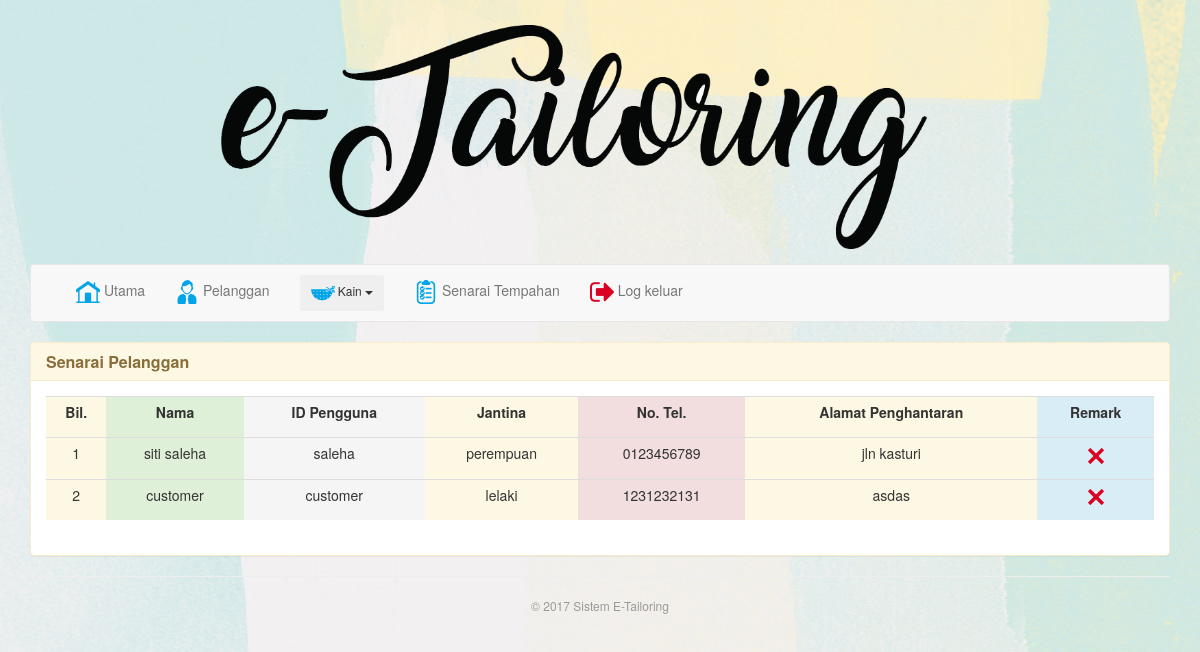
The page /manage_customer.php (signed in) on the database its author committed.
### tables this page shows
CREATE TABLE `user` (
  `id` int(11) NOT NULL AUTO_INCREMENT,
  `user_id` varchar(50) NOT NULL,
  `password` varchar(50) NOT NULL,
  `level` varchar(50) NOT NULL,
  PRIMARY KEY (`id`)
);

CREATE TABLE `customer` (
  `c_id` varchar(55) NOT NULL,
  `c_name` varchar(100) NOT NULL,
  `c_gender` varchar(55) NOT NULL,
  `c_phone` varchar(22) NOT NULL,
  `c_shipping` text NOT NULL,
  PRIMARY KEY (`c_id`)
);

### manage_customer.php (the view, shortened to what this page needs)
<!DOCTYPE html>
<html lang="en">
<head>
	<?php include "layout/css_&_script.php"; ?>
</head>
<?php
	if (empty($_SESSION[user_id]) AND empty($_SESSION[user_password]))
	{
	  echo "<center>Login Required!<br>";
	  echo "<a href=index.php><b>LOGIN</b></a></center>";
	}
	else
	{
?>
<body>
  <div class="container">
	<?php include "layout/header_logo.php"; ?>
	<?php include "layout/navigator.php"; ?>
    <div class="panel panel-warning">
      <div class="panel-heading">
        <h4 class="panel-title"><b>Senarai Pelanggan</b></h4>
      </div>
        <div class="panel-body">
<div>
<table class="table table-condensed">
<tr>
	<th class="warning"><p class="text-center">Bil.</p></th>
  <th class="success"><p class="text-center">Nama</p></th>
  <th class="active" ><p class="text-center">ID Pengguna</p></th>
  <th class="warning"><p class="text-center">Jantina</p></th>
  <th class="danger"><p class="text-center">No. Tel.</p></th>
  <th class="warning"><p class="text-center">Alamat Penghantaran</p></th>
  <th class="info"><p class="text-center">Remark</p></th>
</tr>
<?php
	$queryr = "SELECT * FROM user u,customer c WHERE u.user_id = c.c_id AND u.level = 'customer'";
	$result = mysql_query($queryr) or die(mysql_error());
	$no = 1;
	while ($row = mysql_fetch_array($result))
	{
		echo "<tr>
				<td class='warning'>$no</td>
				<td class='success'>$row[c_name]</td>
				<td class='active'>$row[c_id]</td>
				<td class='warning'>$row[c_gender]</td>
				<td class='danger'>$row[c_phone]</td>
				<td class='warning'>$row[c_shipping]</td>
				<td class='info'>
				<p>
					<a href='manage_customer.php?act=del&c_id=$row[c_id]'><img src='icon/delete.png' /></a>
				</p>
			  </td>
			</tr>";
			$no++;
	}
?>
</table>
</div>
</div>
</div>
<hr>
<?php include "layout/footer.php"; ?>
</body>
</html>
<?php
	}
?>

### css/style.css (style rules this page uses)
.table { text-align: center; }
.container { background-color: line; }

### css/body.css (style rules this page uses)
body { background-image:url(../img/background1.jpg) }

### rows shown on the page
user: customer.c_name "siti saleha", customer.c_id "saleha", customer.c_gender "perempuan", customer.c_phone "0123456789", customer.c_shipping "jln kasturi"
user: customer.c_name "customer", customer.c_id "customer", customer.c_gender "lelaki", customer.c_phone "1231232131", customer.c_shipping "asdas"
